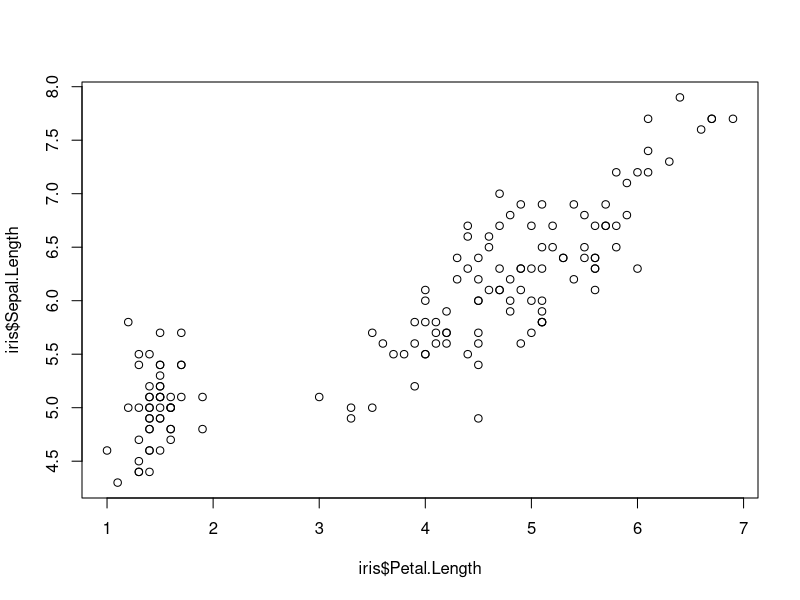
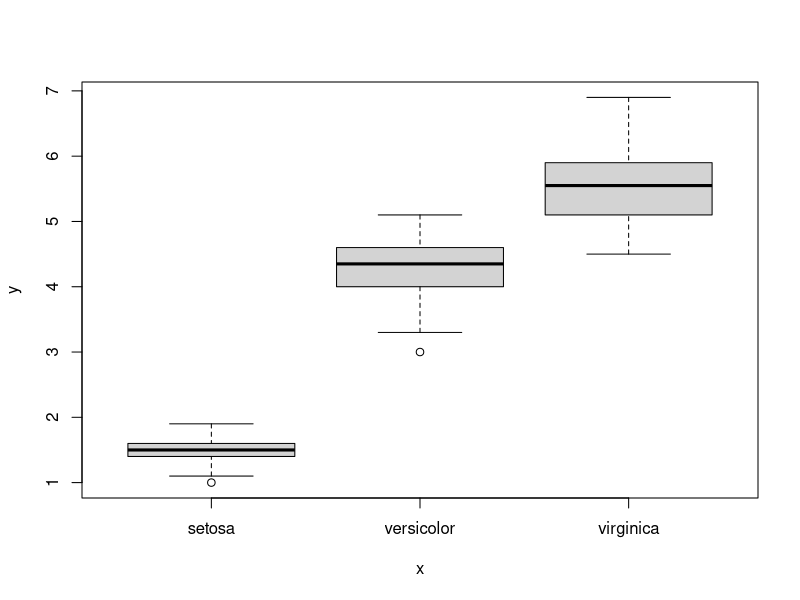

Generate these figures, in order, with R: (Note: this script raises an error after producing the figures.)
## ---- chunk 1
plot(iris$Petal.Length, iris$Sepal.Length)
plot(iris$Species, iris$Petal.Length)
## ---- chunk 2
library(tidyverse)
XSptsNoTrees <- read_csv("data/XSptsNDVI.csv") %>%
  filter(vegetation != "pine")
XSptsPheno <- XSptsNoTrees %>%
  pivot_longer(cols = starts_with("NDVI"), names_to = "phenology", values_to = "NDVI") %>%
  mutate(phenology = str_sub(phenology, 5, str_length(phenology)))
write_csv(XSptsPheno, "data/XSptsPheno.csv")

## ---- chunk 3
ggplot(XSptsPheno, aes(vegetation)) + 
   geom_bar()

## ---- chunk 4
XSptsPheno <- read_csv("data/XSptsPheno.csv")
XSptsPheno %>%
  ggplot(aes(NDVI)) + 
  geom_histogram(binwidth=0.05)
## ---- chunk 5
sierraData <- read_csv("data/sierraData.csv")
sierraData %>%
    ggplot(aes(TEMPERATURE)) +
  geom_histogram(fill="dark green")
## ---- chunk 6
n <- length(sierraData$TEMPERATURE)
sierraData %>%
  ggplot(aes(TEMPERATURE)) +
  geom_histogram(aes(y=cumsum(..count..)/n), fill="dark goldenrod")

## ---- chunk 7
XSptsPheno %>% 
  ggplot(aes(NDVI)) + 
  geom_density()

## ---- chunk 8
XSptsPheno %>%
  ggplot(aes(NDVI, fill=phenology)) +
  geom_density(alpha=0.2)
## ---- chunk 9
library(tidyverse)
runoffPivot <- read_csv("data/eucoakrainfallrunoffTDR.csv") %>%
  pivot_longer(cols = starts_with("runoffL_"), 
               names_to = "tree", values_to = "runoff_L") %>%
  mutate(
    tree = str_sub(tree, str_length(tree)-2, str_length(tree)),
    Date = as.Date(date, "%m/%d/%Y"))  # variable date is just a string, needs converting to date format

euc <- runoffPivot %>%
  filter(tree == "euc") %>%
  mutate(
    rain_subcanopy = rain_euc,
    slope = slope_euc,
    aspect = aspect_euc,
    surface_tension = surface_tension_euc,
    runoff_rainfall_ratio = runoff_rainfall_ratio_euc) %>%
  select(site, `site #`, tree, Date, month, rain_mm, rain_subcanopy, slope, aspect, runoff_L, surface_tension, runoff_rainfall_ratio)

oak <- runoffPivot %>%
  filter(tree == "oak") %>%
  mutate(
    rain_subcanopy = rain_oak,
    slope = slope_oak,
    aspect = aspect_oak,
    surface_tension = surface_tension_oak,
    runoff_rainfall_ratio = runoff_rainfall_ratio_oak) %>%
  select(site, `site #`, tree, Date, month, rain_mm, rain_subcanopy, slope, aspect, runoff_L, surface_tension, runoff_rainfall_ratio)

eucoak <- rbind(euc, oak)
write_csv(eucoak, "data/tidy_eucoak.csv")

## ---- chunk 10
runoffEucOak <- read_csv("data/tidy_eucoak.csv")
runoffEucOak %>%
  ggplot(aes(log(runoff_L),fill=tree)) +
  geom_density(alpha=0.2)
## ---- chunk 11
ggplot(data = runoffEucOak) +
  geom_boxplot(aes(x = site, y = runoff_L))

## ---- chunk 12
ggplot(data = runoffEucOak) +
  geom_boxplot(aes(x=site, y=runoff_L, color=tree))

## ---- chunk 13
co2 <- read_csv("data/soilCO2_97.csv")
co2$SITE <- factor(co2$SITE)  # in order to make the numeric field a factor
ggplot(data = co2, mapping = aes(x = SITE, y = `CO2%`)) +
  geom_boxplot()

## ---- chunk 14
sierra <- read_csv("data/sierraFeb.csv")
ggplot(data=sierra) + 
  geom_point(mapping = aes(TEMPERATURE, ELEVATION))

## ---- chunk 15
ggplot(data=sierra) + 
  geom_point(aes(TEMPERATURE, ELEVATION), color="blue")
## ---- chunk 16
ggplot(runoffEucOak) +
  geom_bar(aes(site, runoff_L), stat="identity")

## ---- chunk 17
sierra <- read_csv("data/sierraFeb.csv")
ggplot(data=sierra) + 
  geom_point(aes(TEMPERATURE, ELEVATION, color=COUNTY))

## ---- chunk 18
sierra %>%
  ggplot(aes(TEMPERATURE,ELEVATION)) +
  geom_point(color="blue") +
  geom_line(color="red")
## ---- chunk 19
x <- c(1000, 1100, 1300, 1500, 1600, 1800, 1900)
y <- c(500, 700, 800, 1000, 1200, 1300, 1500)
z <- c(0, 1, 2, 5, 25, 75, 150)
d <- rep(NA, length(x))
longd <- rep(NA, length(x))
s <- rep(NA, length(x))
for(i in 1:length(x)){
  if(i==1){longd[i] <- 0; d[i] <-0}
  else{
    d[i] <- sqrt((x[i]-x[i-1])^2 + (y[i]-y[i-1])^2)
    longd[i] <- longd[i-1] + d[i]
    s[i-1] <- (z[i]-z[i-1])/d[i]}}
longprofile <- bind_cols(x=x,y=y,z=z,d=d,longd=longd,s=s)
ggplot(longprofile, aes(x,y)) +
  geom_line(mapping=aes(col=s), size=1.2) + 
  geom_point(mapping=aes(col=s, size=z)) +
  coord_fixed(ratio=1) + scale_color_gradient(low="green", high="red") +
  ggtitle("Simulated river path, elevations and slopes")
ggplot(longprofile, aes(longd,z)) + geom_line(aes(col=s), size=1.5) + geom_point()  +
  scale_color_gradient(low="green", high="red") +
  ggtitle("Elevation over longitudinal distance upstream")
ggplot(longprofile, aes(longd,s)) + geom_point(aes(col=s), size=3) +
  scale_color_gradient(low="green", high="red") +
  ggtitle("Slope over longitudinal distance upstream")
#summary(lm(s~longd, data=longprofile))

## ---- chunk 20
sierra %>%
  ggplot(aes(TEMPERATURE,ELEVATION)) +
  geom_point(color="blue") +
  geom_smooth(color="red", method="lm")

## ---- chunk 21
vignette("ggplot2-specs")
## ---- chunk 22
TRI <- read_csv("data/TRI_2017_CA.csv") %>%
  filter(`5.1_FUGITIVE_AIR` > 100 & `5.2_STACK_AIR` > 100)
ggplot(data = TRI, aes(log(`5.2_STACK_AIR`), log(`5.1_FUGITIVE_AIR`), 
                       color = INDUSTRY_SECTOR)) +
       geom_point()
## ---- chunk 23
XSptsPheno %>%
  ggplot() +
  geom_point(aes(elevation, NDVI, shape=vegetation, 
                 color = phenology), size = 3) +
  geom_smooth(aes(elevation, NDVI, 
                 color = phenology), method="lm") 
## ---- chunk 24
ggplot(data = eucoak) +
  geom_point(mapping = aes(x = rain_mm, y = runoff_L, color = tree)) +
  geom_smooth(mapping = aes(x = rain_mm, y= runoff_L, color = tree), 
              method = "lm") +
  scale_color_manual(values = c("seagreen4", "orange3"))

## ---- chunk 25
ggplot(data = runoffEucOak) +
  geom_point(aes(x=rain_mm,y=runoff_L)) +
  geom_smooth(aes(x=rain_mm,y=runoff_L), method="lm") +
  facet_grid(tree ~ .)

## ---- chunk 26
ggplot(data = runoffEucOak) +
  geom_point(aes(x=rain_mm,y=runoff_L, color=tree)) +
  geom_smooth(aes(x=rain_mm,y=runoff_L, color=tree), method="lm") +
  scale_color_manual(values=c("seagreen4","orange3")) +
  labs(title="rainfall ~ runoff", 
       subtitle="eucalyptus & oak sites, 2016")

## ---- chunk 27
sierra %>%
  select(LATITUDE, ELEVATION, TEMPERATURE, PRECIPITATION) %>%
  pairs()
## ---- chunk 28
library(GGally)
sierra %>%
   select(LATITUDE, ELEVATION, TEMPERATURE, PRECIPITATION) %>%
   ggpairs()

